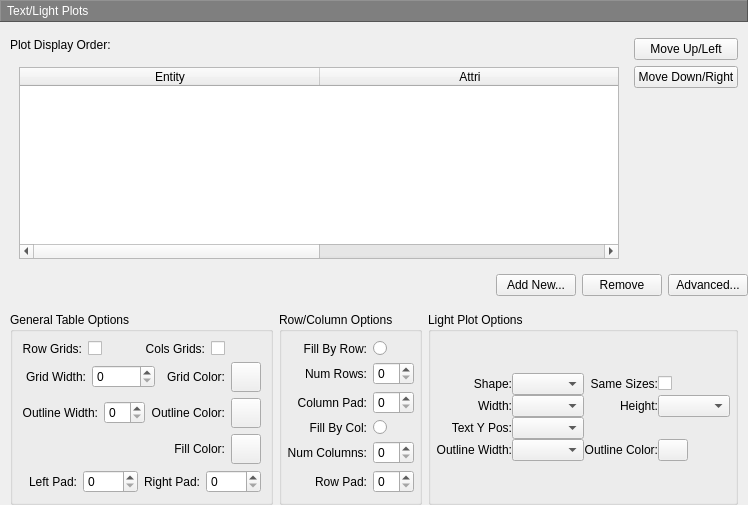
       <widget class="QWidget" name="page_13">
        <layout class="QVBoxLayout" name="verticalLayout_46" stretch="0,1,0,0">
         <property name="leftMargin">
          <number>0</number>
         </property>
         <property name="topMargin">
          <number>0</number>
         </property>
         <property name="rightMargin">
          <number>0</number>
         </property>
         <property name="bottomMargin">
          <number>0</number>
         </property>
         <item>
          <widget class="QLabel" name="label_170">
           <property name="minimumSize">
            <size>
             <width>0</width>
             <height>22</height>
            </size>
           </property>
           <property name="styleSheet">
            <string notr="true">color: rgb(255, 255, 255);
background-color: rgb(127, 127, 127);</string>
           </property>
           <property name="frameShape">
            <enum>QFrame::Panel</enum>
           </property>
           <property name="frameShadow">
            <enum>QFrame::Raised</enum>
           </property>
           <property name="text">
            <string> Text/Light Plots</string>
           </property>
          </widget>
         </item>
         <item>
          <layout class="QHBoxLayout" name="horizontalLayout_89">
           <property name="leftMargin">
            <number>10</number>
           </property>
           <property name="topMargin">
            <number>10</number>
           </property>
           <property name="rightMargin">
            <number>10</number>
           </property>
           <item>
            <layout class="QVBoxLayout" name="verticalLayout_43">
             <item>
              <widget class="QLabel" name="label_104">
               <property name="text">
                <string>Plot Display Order:</string>
               </property>
              </widget>
             </item>
             <item>
              <widget class="QStackedWidget" name="stackedWidget_LightTextDataSort">
               <property name="currentIndex">
                <number>0</number>
               </property>
               <widget class="QWidget" name="page_TextDataSort">
                <layout class="QVBoxLayout" name="verticalLayout_75">
                 <item>
                  <widget class="QTableWidget" name="tableWidget_TextDataSort">
                   <attribute name="horizontalHeaderDefaultSectionSize">
                    <number>300</number>
                   </attribute>
                   <attribute name="horizontalHeaderStretchLastSection">
                    <bool>false</bool>
                   </attribute>
                   <attribute name="verticalHeaderShowSortIndicator" stdset="0">
                    <bool>false</bool>
                   </attribute>
                   <attribute name="verticalHeaderStretchLastSection">
                    <bool>false</bool>
                   </attribute>
                   <column>
                    <property name="text">
                     <string>Entity</string>
                    </property>
                    <property name="textAlignment">
                     <set>AlignCenter</set>
                    </property>
                   </column>
                   <column>
                    <property name="text">
                     <string>Attri</string>
                    </property>
                   </column>
                  </widget>
                 </item>
                </layout>
               </widget>
               <widget class="QWidget" name="page_LightDataSort">
                <layout class="QVBoxLayout" name="verticalLayout_76">
                 <item>
                  <widget class="QTableWidget" name="tableWidget_LightDataSort"/>
                 </item>
                </layout>
               </widget>
              </widget>
             </item>
            </layout>
           </item>
           <item>
            <layout class="QVBoxLayout" name="verticalLayout_42">
             <item>
              <widget class="QPushButton" name="pushButton_66">
               <property name="text">
                <string>Move Up/Left</string>
               </property>
              </widget>
             </item>
             <item>
              <widget class="QPushButton" name="pushButton_67">
               <property name="text">
                <string>Move Down/Right</string>
               </property>
              </widget>
             </item>
             <item>
              <spacer name="verticalSpacer_14">
               <property name="orientation">
                <enum>Qt::Vertical</enum>
               </property>
               <property name="sizeHint" stdset="0">
                <size>
                 <width>20</width>
                 <height>40</height>
                </size>
               </property>
              </spacer>
             </item>
            </layout>
           </item>
          </layout>
         </item>
         <item>
          <layout class="QHBoxLayout" name="horizontalLayout_90">
           <item>
            <spacer name="horizontalSpacer_59">
             <property name="orientation">
              <enum>Qt::Horizontal</enum>
             </property>
             <property name="sizeHint" stdset="0">
              <size>
               <width>40</width>
               <height>20</height>
              </size>
             </property>
            </spacer>
           </item>
           <item>
            <widget class="QPushButton" name="pushButton_68">
             <property name="text">
              <string>Add New...</string>
             </property>
            </widget>
           </item>
           <item>
            <widget class="QPushButton" name="pushButton_69">
             <property name="text">
              <string>Remove</string>
             </property>
            </widget>
           </item>
           <item>
            <widget class="QPushButton" name="pushButton_70">
             <property name="text">
              <string>Advanced...</string>
             </property>
            </widget>
           </item>
          </layout>
         </item>
         <item>
          <layout class="QHBoxLayout" name="horizontalLayout_18" stretch="0,0,0">
           <property name="leftMargin">
            <number>10</number>
           </property>
           <property name="topMargin">
            <number>10</number>
           </property>
           <property name="rightMargin">
            <number>10</number>
           </property>
           <item>
            <widget class="QGroupBox" name="groupBox_28">
             <property name="title">
              <string>General Table Options</string>
             </property>
             <layout class="QVBoxLayout" name="verticalLayout_44">
              <item>
               <layout class="QHBoxLayout" name="horizontalLayout_48">
                <item>
                 <widget class="QLabel" name="label_171">
                  <property name="text">
                   <string>Row Grids:</string>
                  </property>
                  <property name="alignment">
                   <set>Qt::AlignRight|Qt::AlignTrailing|Qt::AlignVCenter</set>
                  </property>
                 </widget>
                </item>
                <item>
                 <widget class="QCheckBox" name="checkBox_30">
                  <property name="text">
                   <string/>
                  </property>
                  <property name="tristate">
                   <bool>false</bool>
                  </property>
                 </widget>
                </item>
                <item>
                 <widget class="QLabel" name="label_172">
                  <property name="text">
                   <string>Cols Grids:</string>
                  </property>
                  <property name="alignment">
                   <set>Qt::AlignRight|Qt::AlignTrailing|Qt::AlignVCenter</set>
                  </property>
                 </widget>
                </item>
                <item>
                 <widget class="QCheckBox" name="checkBox_31">
                  <property name="text">
                   <string/>
                  </property>
                 </widget>
                </item>
               </layout>
              </item>
              <item>
               <layout class="QHBoxLayout" name="horizontalLayout_49">
                <item>
                 <widget class="QLabel" name="label_105">
                  <property name="text">
                   <string>Grid Width:</string>
                  </property>
                  <property name="alignment">
                   <set>Qt::AlignRight|Qt::AlignTrailing|Qt::AlignVCenter</set>
                  </property>
                 </widget>
                </item>
                <item>
                 <widget class="QSpinBox" name="spinBox_10"/>
                </item>
                <item>
                 <widget class="QLabel" name="label_107">
                  <property name="text">
                   <string>Grid Color:</string>
                  </property>
                  <property name="alignment">
                   <set>Qt::AlignRight|Qt::AlignTrailing|Qt::AlignVCenter</set>
                  </property>
                 </widget>
                </item>
                <item>
                 <widget class="ColorButton" name="pushButton_71">
                  <property name="maximumSize">
                   <size>
                    <width>30</width>
                    <height>30</height>
                   </size>
                  </property>
                  <property name="text">
                   <string/>
                  </property>
                 </widget>
                </item>
               </layout>
              </item>
              <item>
               <layout class="QHBoxLayout" name="horizontalLayout_50">
                <item>
                 <widget class="QLabel" name="label_106">
                  <property name="text">
                   <string>Outline Width:</string>
                  </property>
                  <property name="alignment">
                   <set>Qt::AlignRight|Qt::AlignTrailing|Qt::AlignVCenter</set>
                  </property>
                 </widget>
                </item>
                <item>
                 <widget class="QSpinBox" name="spinBox_11"/>
                </item>
                <item>
                 <widget class="QLabel" name="label_108">
                  <property name="text">
                   <string>Outline Color:</string>
                  </property>
                  <property name="alignment">
                   <set>Qt::AlignRight|Qt::AlignTrailing|Qt::AlignVCenter</set>
                  </property>
                 </widget>
                </item>
                <item>
                 <widget class="ColorButton" name="pushButton_72">
                  <property name="maximumSize">
                   <size>
                    <width>30</width>
                    <height>30</height>
                   </size>
                  </property>
                  <property name="text">
                   <string/>
                  </property>
                 </widget>
                </item>
               </layout>
              </item>
              <item>
               <layout class="QHBoxLayout" name="horizontalLayout_51">
                <item>
                 <widget class="QLabel" name="label_109">
                  <property name="text">
                   <string>Fill Color:</string>
                  </property>
                  <property name="alignment">
                   <set>Qt::AlignRight|Qt::AlignTrailing|Qt::AlignVCenter</set>
                  </property>
                 </widget>
                </item>
                <item>
                 <widget class="ColorButton" name="pushButton_73">
                  <property name="maximumSize">
                   <size>
                    <width>30</width>
                    <height>30</height>
                   </size>
                  </property>
                  <property name="text">
                   <string/>
                  </property>
                 </widget>
                </item>
               </layout>
              </item>
              <item>
               <layout class="QHBoxLayout" name="horizontalLayout_52">
                <item>
                 <widget class="QLabel" name="label_110">
                  <property name="text">
                   <string>Left Pad:</string>
                  </property>
                  <property name="alignment">
                   <set>Qt::AlignRight|Qt::AlignTrailing|Qt::AlignVCenter</set>
                  </property>
                 </widget>
                </item>
                <item>
                 <widget class="QSpinBox" name="spinBox_12"/>
                </item>
                <item>
                 <widget class="QLabel" name="label_111">
                  <property name="text">
                   <string>Right Pad:</string>
                  </property>
                  <property name="alignment">
                   <set>Qt::AlignRight|Qt::AlignTrailing|Qt::AlignVCenter</set>
                  </property>
                 </widget>
                </item>
                <item>
                 <widget class="QSpinBox" name="spinBox_13"/>
                </item>
               </layout>
              </item>
             </layout>
            </widget>
           </item>
           <item>
            <widget class="QGroupBox" name="groupBox_29">
             <property name="title">
              <string>Row/Column Options</string>
             </property>
             <layout class="QVBoxLayout" name="verticalLayout_45">
              <property name="leftMargin">
               <number>5</number>
              </property>
              <property name="rightMargin">
               <number>5</number>
              </property>
              <item>
               <layout class="QGridLayout" name="gridLayout_27">
                <item row="0" column="0">
                 <widget class="QLabel" name="label_174">
                  <property name="text">
                   <string>Fill By Row:</string>
                  </property>
                  <property name="alignment">
                   <set>Qt::AlignRight|Qt::AlignTrailing|Qt::AlignVCenter</set>
                  </property>
                 </widget>
                </item>
                <item row="0" column="1" colspan="2">
                 <widget class="QRadioButton" name="radioButton_3">
                  <property name="text">
                   <string/>
                  </property>
                 </widget>
                </item>
                <item row="1" column="0">
                 <widget class="QLabel" name="label_112">
                  <property name="text">
                   <string>Num Rows:</string>
                  </property>
                  <property name="alignment">
                   <set>Qt::AlignRight|Qt::AlignTrailing|Qt::AlignVCenter</set>
                  </property>
                 </widget>
                </item>
                <item row="1" column="1" colspan="2">
                 <widget class="QSpinBox" name="spinBox_14"/>
                </item>
                <item row="2" column="0">
                 <widget class="QLabel" name="label_114">
                  <property name="text">
                   <string>Column Pad:</string>
                  </property>
                  <property name="alignment">
                   <set>Qt::AlignRight|Qt::AlignTrailing|Qt::AlignVCenter</set>
                  </property>
                 </widget>
                </item>
                <item row="2" column="1" colspan="2">
                 <widget class="QSpinBox" name="spinBox_16"/>
                </item>
                <item row="3" column="0">
                 <widget class="QLabel" name="label_175">
                  <property name="text">
                   <string>Fill By Col:</string>
                  </property>
                  <property name="alignment">
                   <set>Qt::AlignRight|Qt::AlignTrailing|Qt::AlignVCenter</set>
                  </property>
                 </widget>
                </item>
                <item row="5" column="0">
                 <widget class="QLabel" name="label_115">
                  <property name="text">
                   <string>Row Pad:</string>
                  </property>
                  <property name="alignment">
                   <set>Qt::AlignRight|Qt::AlignTrailing|Qt::AlignVCenter</set>
                  </property>
                 </widget>
                </item>
                <item row="3" column="1" colspan="2">
                 <widget class="QRadioButton" name="radioButton_4">
                  <property name="layoutDirection">
                   <enum>Qt::LeftToRight</enum>
                  </property>
                  <property name="text">
                   <string/>
                  </property>
                 </widget>
                </item>
                <item row="5" column="1" colspan="2">
                 <widget class="QSpinBox" name="spinBox_17"/>
                </item>
                <item row="4" column="0">
                 <widget class="QLabel" name="label_113">
                  <property name="text">
                   <string>Num Columns:</string>
                  </property>
                  <property name="alignment">
                   <set>Qt::AlignRight|Qt::AlignTrailing|Qt::AlignVCenter</set>
                  </property>
                 </widget>
                </item>
                <item row="4" column="1" colspan="2">
                 <widget class="QSpinBox" name="spinBox_15"/>
                </item>
               </layout>
              </item>
             </layout>
            </widget>
           </item>
           <item>
            <widget class="QGroupBox" name="groupBox_7">
             <property name="title">
              <string>Light Plot Options</string>
             </property>
             <layout class="QVBoxLayout" name="verticalLayout_70">
              <property name="spacing">
               <number>0</number>
              </property>
              <property name="leftMargin">
               <number>5</number>
              </property>
              <property name="rightMargin">
               <number>5</number>
              </property>
              <item>
               <layout class="QGridLayout" name="gridLayout_28">
                <property name="spacing">
                 <number>0</number>
                </property>
                <item row="0" column="0">
                 <widget class="QLabel" name="label_176">
                  <property name="text">
                   <string>Shape:</string>
                  </property>
                  <property name="alignment">
                   <set>Qt::AlignRight|Qt::AlignTrailing|Qt::AlignVCenter</set>
                  </property>
                 </widget>
                </item>
                <item row="0" column="1">
                 <widget class="QComboBox" name="comboBox_26"/>
                </item>
                <item row="0" column="2">
                 <widget class="QLabel" name="label_180">
                  <property name="text">
                   <string>Same Sizes:</string>
                  </property>
                  <property name="alignment">
                   <set>Qt::AlignRight|Qt::AlignTrailing|Qt::AlignVCenter</set>
                  </property>
                 </widget>
                </item>
                <item row="0" column="3">
                 <widget class="QCheckBox" name="checkBox">
                  <property name="text">
                   <string/>
                  </property>
                 </widget>
                </item>
                <item row="1" column="0">
                 <widget class="QLabel" name="label_177">
                  <property name="text">
                   <string>Width:</string>
                  </property>
                  <property name="alignment">
                   <set>Qt::AlignRight|Qt::AlignTrailing|Qt::AlignVCenter</set>
                  </property>
                 </widget>
                </item>
                <item row="1" column="1">
                 <widget class="QComboBox" name="comboBox_27"/>
                </item>
                <item row="1" column="2">
                 <widget class="QLabel" name="label_181">
                  <property name="text">
                   <string>Height:</string>
                  </property>
                  <property name="alignment">
                   <set>Qt::AlignRight|Qt::AlignTrailing|Qt::AlignVCenter</set>
                  </property>
                 </widget>
                </item>
                <item row="1" column="3">
                 <widget class="QComboBox" name="comboBox_30">
                  <property name="sizePolicy">
                   <sizepolicy hsizetype="Fixed" vsizetype="Fixed">
                    <horstretch>0</horstretch>
                    <verstretch>0</verstretch>
                   </sizepolicy>
                  </property>
                 </widget>
                </item>
                <item row="2" column="0">
                 <widget class="QLabel" name="label_178">
                  <property name="text">
                   <string>Text Y Pos:</string>
                  </property>
                  <property name="alignment">
                   <set>Qt::AlignRight|Qt::AlignTrailing|Qt::AlignVCenter</set>
                  </property>
                 </widget>
                </item>
                <item row="2" column="1">
                 <widget class="QComboBox" name="comboBox_28"/>
                </item>
                <item row="3" column="0">
                 <widget class="QLabel" name="label_179">
                  <property name="text">
                   <string>Outline Width:</string>
                  </property>
                  <property name="alignment">
                   <set>Qt::AlignRight|Qt::AlignTrailing|Qt::AlignVCenter</set>
                  </property>
                 </widget>
                </item>
                <item row="3" column="1">
                 <widget class="QComboBox" name="comboBox_29"/>
                </item>
                <item row="3" column="2">
                 <widget class="QLabel" name="label_182">
                  <property name="text">
                   <string>Outline Color:</string>
                  </property>
                  <property name="alignment">
                   <set>Qt::AlignRight|Qt::AlignTrailing|Qt::AlignVCenter</set>
                  </property>
                 </widget>
                </item>
                <item row="3" column="3">
                 <widget class="ColorButton" name="pushButton_96">
                  <property name="maximumSize">
                   <size>
                    <width>30</width>
                    <height>30</height>
                   </size>
                  </property>
                  <property name="text">
                   <string/>
                  </property>
                 </widget>
                </item>
               </layout>
              </item>
             </layout>
            </widget>
           </item>
          </layout>
         </item>
        </layout>
       </widget>
